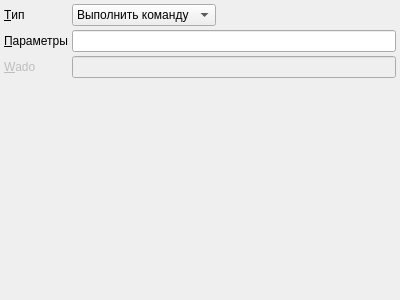
<?xml version="1.0" encoding="UTF-8"?>
<ui version="4.0">
 <class>pacsPage</class>
 <widget class="QWidget" name="pacsPage">
  <property name="geometry">
   <rect>
    <x>0</x>
    <y>0</y>
    <width>400</width>
    <height>300</height>
   </rect>
  </property>
  <property name="windowTitle">
   <string>PACS</string>
  </property>
  <property name="toolTip">
   <string/>
  </property>
  <layout class="QGridLayout" name="gridLayout">
   <property name="margin">
    <number>4</number>
   </property>
   <property name="spacing">
    <number>4</number>
   </property>
   <item row="0" column="0">
    <widget class="QLabel" name="lblPacsType">
     <property name="text">
      <string>&amp;Тип</string>
     </property>
     <property name="buddy">
      <cstring>cmbPacsType</cstring>
     </property>
    </widget>
   </item>
   <item row="0" column="1">
    <widget class="QComboBox" name="cmbPacsType">
     <item>
      <property name="text">
       <string>Выполнить команду</string>
      </property>
     </item>
     <item>
      <property name="text">
       <string>Weasis</string>
      </property>
     </item>
     <item>
      <property name="text">
       <string>Открыть браузер</string>
      </property>
     </item>
    </widget>
   </item>
   <item row="0" column="2">
    <spacer name="horizontalSpacer">
     <property name="orientation">
      <enum>Qt::Horizontal</enum>
     </property>
     <property name="sizeHint" stdset="0">
      <size>
       <width>164</width>
       <height>20</height>
      </size>
     </property>
    </spacer>
   </item>
   <item row="1" column="0">
    <widget class="QLabel" name="lblPacsParams">
     <property name="text">
      <string>&amp;Параметры</string>
     </property>
     <property name="buddy">
      <cstring>edtPacsParams</cstring>
     </property>
    </widget>
   </item>
   <item row="1" column="1" colspan="2">
    <widget class="QLineEdit" name="edtPacsParams"/>
   </item>
   <item row="2" column="0">
    <widget class="QLabel" name="lblPacsWado">
     <property name="enabled">
      <bool>false</bool>
     </property>
     <property name="text">
      <string>&amp;Wado</string>
     </property>
     <property name="buddy">
      <cstring>edtPacsWado</cstring>
     </property>
    </widget>
   </item>
   <item row="2" column="1" colspan="2">
    <widget class="QLineEdit" name="edtPacsWado">
     <property name="enabled">
      <bool>false</bool>
     </property>
    </widget>
   </item>
   <item row="3" column="0">
    <spacer name="verticalSpacer">
     <property name="orientation">
      <enum>Qt::Vertical</enum>
     </property>
     <property name="sizeHint" stdset="0">
      <size>
       <width>20</width>
       <height>214</height>
      </size>
     </property>
    </spacer>
   </item>
  </layout>
 </widget>
 <tabstops>
  <tabstop>cmbPacsType</tabstop>
  <tabstop>edtPacsParams</tabstop>
  <tabstop>edtPacsWado</tabstop>
 </tabstops>
 <resources/>
 <connections/>
</ui>
